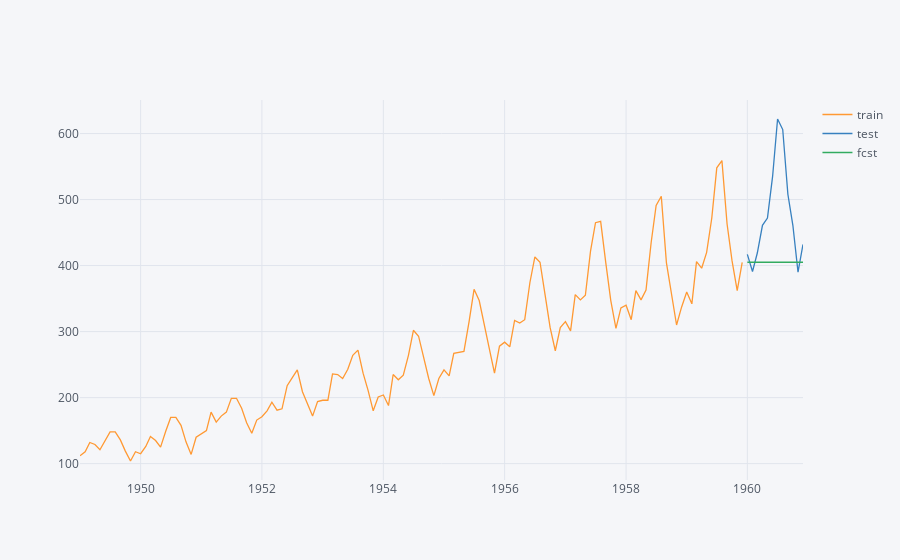

Source (notebook cell):
### Code cell
import cufflinks as cf
fcst_df.iplot(asFigure = True)

### Figure 1 — Plotly figure (JSON) as saved in the notebook; plotly's stock layout.template omitted (floating-point values rounded to 4 significant figures; data arrays with more than 128 entries replaced by an {"elided": "..."} marker saying what was removed)
{"data": [{"line": {"color": "rgba(255, 153, 51, 1.0)", "dash": "solid", "shape": "linear", "width": 1.3}, "mode": "lines", "name": "train", "text": "", "type": "scatter", "x": {"elided": "144 str values"}, "y": {"elided": "144 mixed values"}}, {"line": {"color": "rgba(55, 128, 191, 1.0)", "dash": "solid", "shape": "linear", "width": 1.3}, "mode": "lines", "name": "test", "text": "", "type": "scatter", "x": {"elided": "144 str values"}, "y": {"elided": "144 mixed values"}}, {"line": {"color": "rgba(50, 171, 96, 1.0)", "dash": "solid", "shape": "linear", "width": 1.3}, "mode": "lines", "name": "fcst", "text": "", "type": "scatter", "x": {"elided": "144 str values"}, "y": {"elided": "144 mixed values"}}], "layout": {"legend": {"bgcolor": "#F5F6F9", "font": {"color": "#4D5663"}}, "paper_bgcolor": "#F5F6F9", "plot_bgcolor": "#F5F6F9", "title": {"font": {"color": "#4D5663"}}, "xaxis": {"gridcolor": "#E1E5ED", "showgrid": true, "tickfont": {"color": "#4D5663"}, "title": {"font": {"color": "#4D5663"}, "text": ""}, "zerolinecolor": "#E1E5ED"}, "yaxis": {"gridcolor": "#E1E5ED", "showgrid": true, "tickfont": {"color": "#4D5663"}, "title": {"font": {"color": "#4D5663"}, "text": ""}, "zerolinecolor": "#E1E5ED"}}}
